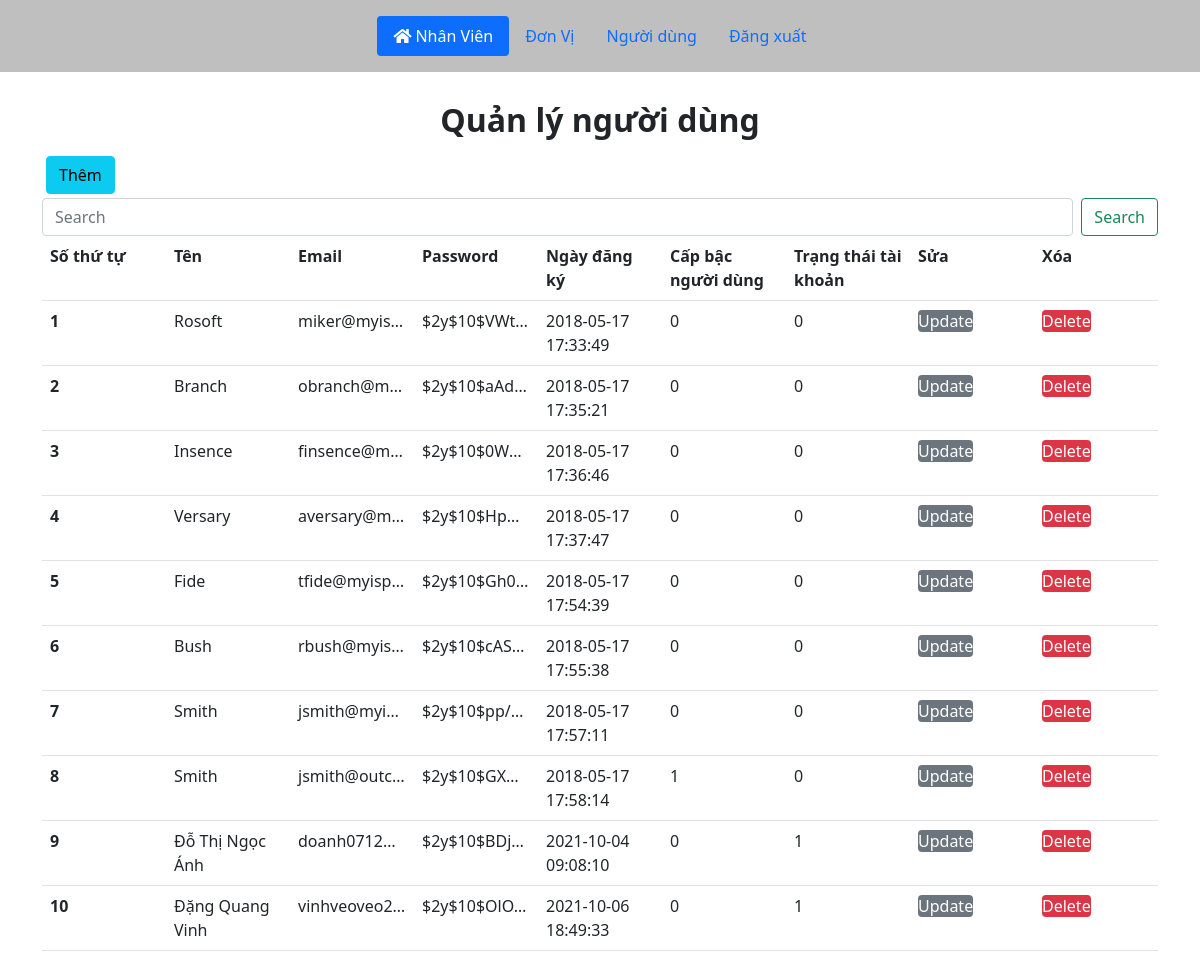
Page /admin/manager-nguoidung.php on the committed database.
### tables this page shows
CREATE TABLE `db_nguoidung` (
  `userid` mediumint(6) UNSIGNED NOT NULL,
  `name` varchar(40) NOT NULL,
  `email` varchar(60) NOT NULL,
  `password` char(60) NOT NULL,
  `registration_date` datetime NOT NULL DEFAULT current_timestamp(),
  `user_level` tinyint(1) NOT NULL DEFAULT 0,
  `STATUS` tinyint(1) DEFAULT 0,
  `code` int(11) NOT NULL
);

### admin/manager-nguoidung.php (the view, shortened to what this page needs)
<?php include("particals/header.php") ?>
<div class="container">
    <div class="row">
        <span class="text-center fs-2 text fw-bold mt-4 mb-2">Quản lý người dùng</span>
        <div class="col-12">
            <div class="d-flex m-1">
                <a href="<?php echo SITEURL; ?>admin/add-nguoidung.php?" class="btn btn-primary btn-info">Thêm</a>
            </div>
            <form class="d-flex">
                <input class="form-control me-2" type="search" placeholder="Search" aria-label="Search">
                <button class="btn btn-outline-success" type="submit">Search</button>
            </form>
            <table class="table" style="table-layout: fixed; width: 100%;">
                <tr>
                    <th scope="col">Số thứ tự</th>
                    <th scope="col">Tên</th>
                    <th scope="col">Email</th>
                    <th scope="col">Password</th>
                    <th scope="col">Ngày đăng ký</th>
                    <th scope="col">Cấp bậc người dùng</th>
                    <th scope="col">Trạng thái tài khoản</th>
                    <th scope="col">Sửa</th>
                    <th scope="col">Xóa</th>
                </tr>
                <?php
                $sql = "select * from db_nguoidung";
                $result = mysqli_query($conn,$sql);
                $i = 0;
                if (mysqli_num_rows($result) > 0)
                {
                    while($row = mysqli_fetch_assoc($result)){
                        $i++;
                        $userid = $row['userid'];
                        $name = $row['name'];
                        $email = $row['email'];
                        $password = $row['password'];
                        $registration_date = $row['registration_date'];
                        $user_level = $row['user_level'];
                        $STATUS = $row['STATUS'];
                        ?>
                        <tr>
                            <th scope="row"> <?php echo $i; ?> </th>
                            <td> <?php echo $name; ?> </td>
                            <td style="overflow: hidden; white-space: nowrap; text-overflow: ellipsis;"> <?php echo $email; ?> </td>
                            <td style="overflow: hidden; white-space: nowrap; text-overflow: ellipsis;"> <?php echo $password; ?> </td>
                            <td> <?php echo $registration_date; ?> </td>
                            <td> <?php echo $user_level; ?> </td>
                            <td> <?php echo $STATUS; ?> </td>
                            <td>
                                <a href="<?php echo SITEURL; ?>admin/update-nguoidung.php?id=<?php echo $userid; ?>" class="btn-secondary rounded" style="text-decoration: none">Update</a>
                            </td>
                            <td>
                                <a href="<?php echo SITEURL; ?>admin/delete-nguoidung.php?id=<?php echo $userid; ?>" class="btn-danger rounded" style="text-decoration: none">Delete</a>
                            </td>
                        </tr>
                        <?php
                    }
                }
                ?>
            </table>
        </div>
    </div>
</div>
<?php include("particals/footer.php") ?>

### admin/particals/header.php (shortened to what this page needs)
<!DOCTYPE html>
<html lang="en">
<head>
    <link href="https://cdn.jsdelivr.net/npm/bootstrap@5.1.1/dist/css/bootstrap.min.css" rel="stylesheet">
    <link rel="stylesheet" href="https://cdnjs.cloudflare.com/ajax/libs/font-awesome/5.15.4/css/all.min.css">
</head>
<body>
    <div class="sticky-top">
        <header class="d-flex justify-content-center py-3" style="background-color:rgb(0 0 0 / 25%);">
            <ul class="nav nav-pills">
                <li class="nav-item"><a href="<?php echo SITEURL; ?>admin/index.php" class="nav-link active" aria-current="page"><i class="fas fa-home pe-1"></i>Nhân Viên</a></li>
                <li class="nav-item"><a href="<?php echo SITEURL; ?>admin/manager-donvi.php" class="nav-link">Đơn Vị</a></li>
                <li class="nav-item"><a href="<?php echo SITEURL; ?>admin/manager-nguoidung.php" class="nav-link">Người dùng</a></li>
                <li class="nav-item"><a href="<?php echo SITEURL; ?>admin/logout.php" class="nav-link">Đăng xuất</a></li>
            </ul>
        </header>
    </div>

### admin/particals/footer.php (shortened to what this page needs)
</body>
</html>

### rows in the picture
db_nguoidung: name "Rosoft", email "miker@myis…", password "$2y$10$VWt…", registration_date "2018-05-17 17:33:49", user_level "0", STATUS "0"
db_nguoidung: name "Branch", email "obranch@m…", password "$2y$10$aAd…", registration_date "2018-05-17 17:35:21", user_level "0", STATUS "0"
db_nguoidung: name "Insence", email "finsence@m…", password "$2y$10$0W…", registration_date "2018-05-17 17:36:46", user_level "0", STATUS "0"
db_nguoidung: name "Versary", email "aversary@m…", password "$2y$10$Hp…", registration_date "2018-05-17 17:37:47", user_level "0", STATUS "0"
db_nguoidung: name "Fide", email "tfide@myisp…", password "$2y$10$Gh0…", registration_date "2018-05-17 17:54:39", user_level "0", STATUS "0"
db_nguoidung: name "Bush", email "rbush@myis…", password "$2y$10$cAS…", registration_date "2018-05-17 17:55:38", user_level "0", STATUS "0"
db_nguoidung: name "Smith", email "jsmith@myi…", password "$2y$10$pp/…", registration_date "2018-05-17 17:57:11", user_level "0", STATUS "0"
db_nguoidung: name "Smith", email "jsmith@outc…", password "$2y$10$GX…", registration_date "2018-05-17 17:58:14", user_level "1", STATUS "0"
db_nguoidung: name "Đỗ Thị Ngọc Ánh", email "doanh0712…", password "$2y$10$BDj…", registration_date "2021-10-04 09:08:10", user_level "0", STATUS "1"
db_nguoidung: name "Đặng Quang Vinh", email "vinhveoveo2…", password "$2y$10$OlO…", registration_date "2021-10-06 18:49:33", user_level "0", STATUS "1"
